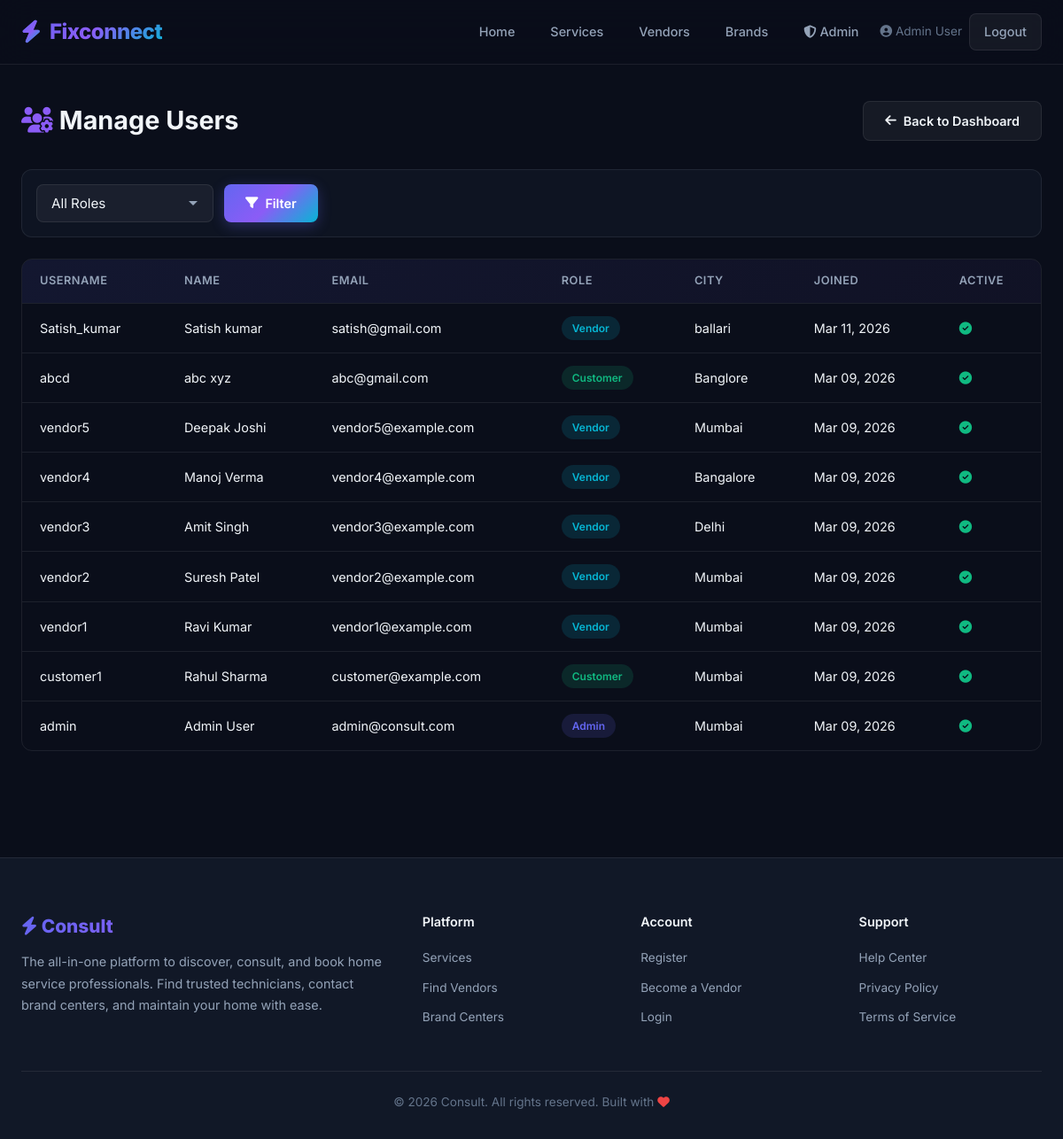
The app's page /admin-panel/users/ (signed in) with its own data.
### service/models.py (models this page shows, shortened)
class User(AbstractUser):
    ROLE_CHOICES = (
        ('customer', 'Customer'),
        ('vendor', 'Vendor'),
        ('admin', 'Admin'),
    )
    role = models.CharField(max_length=10, choices=ROLE_CHOICES, default='customer')
    phone = models.CharField(max_length=15, blank=True)
    city = models.CharField(max_length=100, blank=True)
    area = models.CharField(max_length=100, blank=True)
    profile_image = models.ImageField(upload_to='profiles/', blank=True, null=True)

### service/views.py (the view)
    def wrapper(request, *args, **kwargs):
        if not request.user.is_authenticated or request.user.role != 'admin':
            messages.error(request, 'Access restricted to administrators.')
            return redirect('home')
        return view_func(request, *args, **kwargs)

### service/views.py (called while the page is built)
def admin_required(view_func):
    def wrapper(request, *args, **kwargs):
        if not request.user.is_authenticated or request.user.role != 'admin':
            messages.error(request, 'Access restricted to administrators.')
            return redirect('home')
        return view_func(request, *args, **kwargs)
    return wrapper

@login_required
@admin_required
def admin_manage_users(request):
    users = User.objects.all().order_by('-date_joined')
    role_filter = request.GET.get('role', '')
    if role_filter:
        users = users.filter(role=role_filter)
    return render(request, 'admin_manage_users.html', {'users': users, 'role_filter': role_filter})

### templates/admin_manage_users.html (shortened to what this page needs)
{% extends 'base.html' %}
{% block content %}
<div class="page-wrapper">
  <div class="container">
    <div class="page-header">
      <h1><i class="fas fa-users-cog" style="color:var(--accent-secondary);"></i> Manage Users</h1>
      <a href="{% url 'admin_dashboard' %}" class="btn btn-secondary">
        <i class="fas fa-arrow-left"></i> Back to Dashboard
      </a>
    </div>
    <form method="get" class="filter-bar">
      <select name="role" class="form-input" style="max-width:200px;">
        <option value="">All Roles</option>
      </select>
      <button type="submit" class="btn btn-primary"><i class="fas fa-filter"></i> Filter</button>
    </form>
    <div class="table-wrapper">
      <table>
        <thead>
          <tr>
            <th>Username</th>
            <th>Name</th>
            <th>Email</th>
            <th>Role</th>
            <th>City</th>
            <th>Joined</th>
            <th>Active</th>
          </tr>
        </thead>
        <tbody>
          {% for u in users %}
          <tr>
            <td>{{ u.username }}</td>
            <td>{{ u.get_full_name|default:"—" }}</td>
            <td>{{ u.email|default:"—" }}</td>
            <td><span class="badge badge-{% if u.role == 'admin' %}accepted{% elif u.role == 'vendor' %}in_progress{% else %}completed{% endif %}">{{ u.get_role_display }}</span></td>
            <td>{{ u.city|default:"—" }}</td>
            <td>{{ u.date_joined|date:"M d, Y" }}</td>
            <td>
              {% if u.is_active %}
              <span style="color:var(--accent-success);"><i class="fas fa-check-circle"></i></span>
              {% else %}
              <span style="color:var(--accent-danger);"><i class="fas fa-times-circle"></i></span>
              {% endif %}
            </td>
          </tr>
          {% endfor %}
        </tbody>
      </table>
    </div>
  </div>
</div>
{% endblock %}

### templates/base.html (shortened to what this page needs)
{% load static %}
<!DOCTYPE html>
<html lang="en">
<head>
  <link rel="stylesheet" href="{% static 'css/style.css' %}">
  <link rel="stylesheet" href="https://cdnjs.cloudflare.com/ajax/libs/font-awesome/6.5.1/css/all.min.css">
</head>
<body>
  <nav class="navbar">
    <div class="navbar-inner">
      <a href="{% url 'home' %}" class="navbar-brand">
        <i class="fas fa-bolt"></i> Fixconnect
      </a>
      <ul class="navbar-links">
        <li><a href="{% url 'home' %}" class="{% if request.resolver_match.url_name == 'home' %}active{% endif %}">Home</a></li>
        <li><a href="{% url 'service_list' %}" class="{% if request.resolver_match.url_name == 'service_list' %}active{% endif %}">Services</a></li>
        <li><a href="{% url 'vendor_list' %}" class="{% if request.resolver_match.url_name == 'vendor_list' %}active{% endif %}">Vendors</a></li>
        <li><a href="{% url 'brand_list' %}" class="{% if request.resolver_match.url_name == 'brand_list' %}active{% endif %}">Brands</a></li>
        {% if user.is_authenticated %}
          {% if user.role == 'customer' %}
            <li><a href="{% url 'appliance_list' %}"><i class="fas fa-box"></i> My Appliances</a></li>
            <li><a href="{% url 'booking_list' %}"><i class="fas fa-calendar"></i> Bookings</a></li>
          {% elif user.role == 'vendor' %}
            <li><a href="{% url 'vendor_dashboard' %}"><i class="fas fa-tachometer-alt"></i> Dashboard</a></li>
          {% elif user.role == 'admin' %}
            <li><a href="{% url 'admin_dashboard' %}"><i class="fas fa-shield-alt"></i> Admin</a></li>
          {% endif %}
          <li class="nav-auth">
            <span style="color:var(--text-muted);font-size:0.85rem;">
              <i class="fas fa-user-circle"></i> {{ user.get_full_name|default:user.username }}
            </span>
            <a href="{% url 'logout' %}" class="btn btn-secondary btn-sm">Logout</a>
          </li>
        {% else %}
          <li class="nav-auth">
            <a href="{% url 'login' %}" class="btn btn-secondary btn-sm">Login</a>
            <a href="{% url 'register_customer' %}" class="btn btn-primary btn-sm">Sign Up</a>
          </li>
        {% endif %}
      </ul>
    </div>
  </nav>
  {% block content %}{% endblock %}
  <footer class="footer">
    <div class="container">
      <div class="footer-grid">
        <div>
          <div class="footer-brand"><i class="fas fa-bolt"></i> Consult</div>
          <p class="footer-about">
            The all-in-one platform to discover, consult, and book home service professionals.
            Find trusted technicians, contact brand centers, and maintain your home with ease.
          </p>
        </div>
        <div>
          <h4>Platform</h4>
          <ul class="footer-links">
            <li><a href="{% url 'service_list' %}">Services</a></li>
            <li><a href="{% url 'vendor_list' %}">Find Vendors</a></li>
            <li><a href="{% url 'brand_list' %}">Brand Centers</a></li>
          </ul>
        </div>
        <div>
          <h4>Account</h4>
          <ul class="footer-links">
            <li><a href="{% url 'register_customer' %}">Register</a></li>
            <li><a href="{% url 'register_vendor' %}">Become a Vendor</a></li>
            <li><a href="{% url 'login' %}">Login</a></li>
          </ul>
        </div>
        <div>
          <h4>Support</h4>
          <ul class="footer-links">
            <li><a href="#">Help Center</a></li>
            <li><a href="#">Privacy Policy</a></li>
            <li><a href="#">Terms of Service</a></li>
          </ul>
        </div>
      </div>
      <div class="footer-bottom">
        &copy; 2026 Consult. All rights reserved. Built with <i class="fas fa-heart" style="color:var(--accent-danger);"></i>
      </div>
    </div>
  </footer>
</body>
</html>

### records on screen
User: get_full_name "Admin User", username "admin", email "admin@consult.com", role "Admin", city "Mumbai", date_joined "Mar 09, 2026", is_active True (drawn)
User: username "Satish_kumar", get_full_name "Satish kumar", email "satish@gmail.com", role "Vendor", city "ballari", date_joined "Mar 11, 2026", is_active True (drawn)
User: username "abcd", get_full_name "abc xyz", email "abc@gmail.com", role "Customer", city "Banglore", date_joined "Mar 09, 2026", is_active True (drawn)
User: username "vendor5", get_full_name "Deepak Joshi", email "vendor5@example.com", role "Vendor", city "Mumbai", date_joined "Mar 09, 2026", is_active True (drawn)
User: username "vendor4", get_full_name "Manoj Verma", email "vendor4@example.com", role "Vendor", city "Bangalore", date_joined "Mar 09, 2026", is_active True (drawn)
User: username "vendor3", get_full_name "Amit Singh", email "vendor3@example.com", role "Vendor", city "Delhi", date_joined "Mar 09, 2026", is_active True (drawn)
User: username "vendor2", get_full_name "Suresh Patel", email "vendor2@example.com", role "Vendor", city "Mumbai", date_joined "Mar 09, 2026", is_active True (drawn)
User: username "vendor1", get_full_name "Ravi Kumar", email "vendor1@example.com", role "Vendor", city "Mumbai", date_joined "Mar 09, 2026", is_active True (drawn)
User: username "customer1", get_full_name "Rahul Sharma", email "customer@example.com", role "Customer", city "Mumbai", date_joined "Mar 09, 2026", is_active True (drawn)
